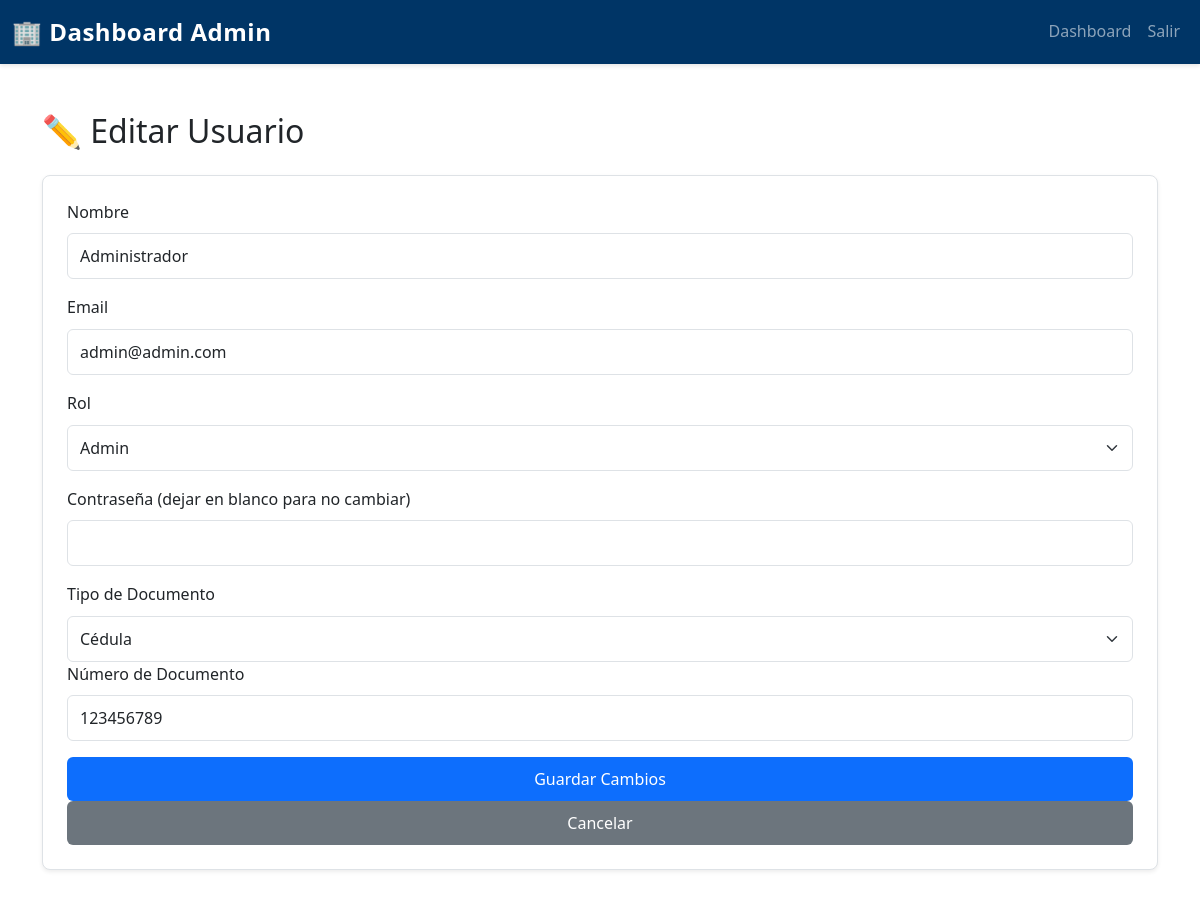
Page /FRONTEND/index.php?route=admin/usuario/editar&id=7 (signed in) on the committed database.
### tables this page shows
CREATE TABLE `usuario` (
  `idUSUARIO` int(11) NOT NULL,
  `numdocUSUARIO` int(11) DEFAULT NULL,
  `tipodocumenUSUARIO` varchar(20) DEFAULT NULL,
  `nomUSUARIO` varchar(30) DEFAULT NULL,
  `direcUSUARIO` varchar(120) DEFAULT NULL,
  `telUSUARIO` int(11) DEFAULT NULL,
  `emailUSUARIO` varchar(40) DEFAULT NULL,
  `pass` varchar(255) DEFAULT NULL,
  `rolUSUARIO` varchar(20) DEFAULT NULL,
  `cargoUSUARIO` varchar(20) DEFAULT NULL
);

### FRONTEND/models/UsuarioModel.php (called while the page is built, shortened)
<?php
class UsuarioModel {
    private $db;
    public function __construct($database) {
        $this->db = $database;
    }
    public function obtenerPorId($id) {
        $query = "SELECT * FROM usuario WHERE idUSUARIO = ?";
        $stmt = $this->db->prepare($query);
        $stmt->execute([$id]);
        return $stmt->fetch(PDO::FETCH_ASSOC);
    }
}

### FRONTEND/views/admin/editar_usuario.php (the view, shortened to what this page needs)
<?php
require_once 'models/UsuarioModel.php';
$db = new Database();
$conn = $db->connect();
$usuarioModel = new UsuarioModel($conn);
$usuario = $usuarioModel->obtenerPorId($_GET['id']);
?>
<head>
    <link href="https://cdn.jsdelivr.net/npm/bootstrap@5.3.0/dist/css/bootstrap.min.css" rel="stylesheet">
    <link rel="stylesheet" href="assets/css/styles.css">
</head>
<body>
<nav class="navbar navbar-expand-lg navbar-dark bg-dark-blue">
    <div class="container-fluid">
        <a class="navbar-brand fw-bold" href="index.php?route=admin/dashboard">🏢 Dashboard Admin</a>
        <div class="collapse navbar-collapse" id="navbarNav">
            <ul class="navbar-nav ms-auto">
                <li class="nav-item">
                    <a class="nav-link" href="index.php?route=admin/dashboard">Dashboard</a>
                </li>
                <li class="nav-item">
                    <a class="nav-link" href="index.php?route=logout">Salir</a>
                </li>
            </ul>
        </div>
    </div>
</nav>
<div class="container my-5">
    <h2 class="mb-4">✏️ Editar Usuario</h2>
    <form action="index.php?route=admin/usuario/editar&idUSUARIO=<?= $usuario['idUSUARIO'] ?>" method="POST" class="card p-4 shadow-sm">
        <div class="mb-3">
            <label class="form-label">Nombre</label>
            <input type="text" name="nomUSUARIO" class="form-control" value="<?= $usuario['nomUSUARIO'] ?>" required>
        </div>
        <div class="mb-3">
            <label class="form-label">Email</label>
            <input type="email" name="emailUSUARIO" class="form-control" value="<?= $usuario['emailUSUARIO'] ?>" required>
        </div>
        <div class="mb-3">
            <label class="form-label">Rol</label>
            <select name="rolUSUARIO" class="form-select">
                <option value="admin" <?= $usuario['rolUSUARIO'] == 'admin' ? 'selected' : '' ?>>Admin</option>
            </select>
        </div>
        <div class="mb-3">
            <label class ="form-label">Contraseña (dejar en blanco para no cambiar)</label>
            <input type="password" name="pass" class="form-control">
        </div>
        <div><label for="tipodoc" class="form-label">Tipo de Documento</label>
                                    <select class="form-select" id="tipodoc" name="tipodocumenUSUARIO" required>
                                        <option value="CC">Cédula</option>
                                    </select>
                                    </div>
<div class="mb-3">
    <label class="form-label">Número de Documento</label>
    <input type="text" name="numdocUSUARIO" class="form-control"
           value="<?= $usuario['numdocUSUARIO'] ?>" required>
</div>
        <button class="btn btn-primary">Guardar Cambios</button>
        <a href="index.php?route=admin/dashboard" class="btn btn-secondary">Cancelar</a>
    </form>
</div>
</body>
</html>

### FRONTEND/assets/css/styles.css (style rules this page uses)
* { margin: 0; padding: 0; box-sizing: border-box; }
body { font-family: 'Segoe UI', Tahoma, Geneva, Verdana, sans-serif; line-height: 1.6; color: var(--text-dark); background-color: #ffffff; }
.bg-dark-blue { background-color: var(--dark-blue) !important; }
.navbar { box-shadow: 0 2px 4px rgba(0, 0, 0, 0.1); }
.navbar-brand { font-size: 1.5rem; letter-spacing: 0.5px; }
.nav-link { transition: color 0.3s ease; font-weight: 500; }
.card { border: 1px solid var(--border-color); border-radius: 8px; transition: transform 0.3s ease, box-shadow 0.3s ease; }
.btn { border-radius: 6px; font-weight: 500; transition: all 0.3s ease; border: none; padding: 10px 20px; }
.btn-primary { background-color: var(--primary-blue); color: white; }
.btn-secondary { background-color: #6c757d; }
.form-control, .form-select { border: 1px solid var(--border-color); border-radius: 6px; padding: 10px 12px; transition: border-color 0.3s ease, box-shadow 0.3s ease; }

### rows in the picture
usuario: nomUSUARIO "Administrador", emailUSUARIO "admin@admin.com", rolUSUARIO "Admin", numdocUSUARIO "123456789"
